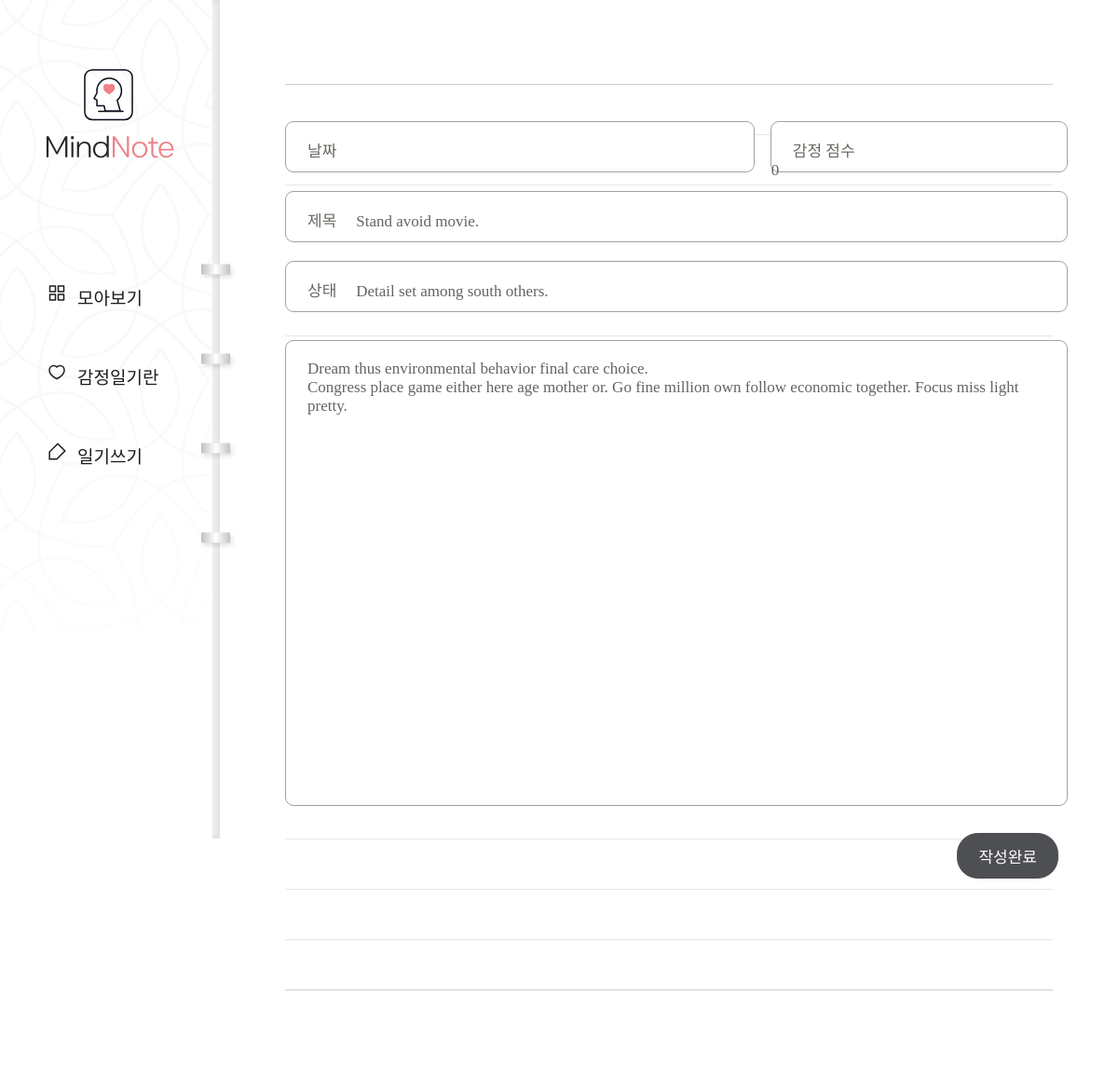
Page /diary/page/23/edit/ on the committed database.
### diary/models.py (models this page shows, shortened)
class Page(models.Model):
    title = models.CharField(max_length=100, validators=[validate_no_hash])
    content = models.TextField(validators=[validate_no_hash])
    feeling = models.CharField(max_length=80, validators=[validate_no_hash, validate_no_numbers])
    score = models.IntegerField(validators = [validate_score])
    dt_created = models.DateTimeField(auto_now_add=True)

### diary/views.py (the view, shortened to what this page needs)
# urls.py: path('diary/page/<int:page_id>/edit/',views.PageUpdateView.as_view(), name = 'page-update'),
class PageUpdateView(UpdateView):
    model = Page
    form_class = PageForm
    template_name = 'diary/page_form.html'
    pk_url_kwarg = 'page_id'

### diary/forms.py
class PageForm(forms.ModelForm):
    class Meta:
        model = Page
        fields = '__all__'

### diary/templates/diary/page_form.html (shortened to what this page needs)
{% extends './base.html' %}
{% block content %}
<div class="wrap-post">
    <form method="post">{% csrf_token %}
        <div class="editor">
            <div class="input input-date">
                <p>날짜 {{form.dt_created}}</p>
            </div>
            <div class="input input-score">
                <p>감정 점수</p>
                {{form.score}}
            </div>
            <div class="input input-title">
                <p>제목</p>
                {{form.title}}
            </div>
            <div class="input input-state">
                <p>상태</p>
                {{form.feeling}}
            </div>
            {{form.content}}
            <div class="post-btn">
                <input type="submit" value="작성완료">
            </div>
        </div>
    </form>
</div>
{% endblock content%}

### diary/static/diary/css/styles.css (style rules this page uses)
h1,h2,h3,p,a,ul,li { margin: 0; padding: 0; font-family: 'NanumSquare'; list-style: none; text-decoration: none; outline: none; }
html { position: relative; min-height: 100%; margin: 0; }
body { margin: 0; padding: 0; -webkit-font-smoothing: antialiased; -moz-osx-font-smoothing: auto; }
.wrap-post { padding-left: 236px; padding-top: 10px; padding-bottom: 50px; }
form { margin: 0 70px; padding-top: 120px; padding-bottom: 200px; background: url(../image/note-bg.svg) repeat-x center/1535px 974px; }
.editor { overflow: hidden; width: 840px; margin: 0 auto; }
.input { position: relative; height: 55px; margin-bottom: 20px; border: solid 1px #a3a0a0; border-radius: 9px; background: #fff; box-sizing: border-box; }
.input-date { float: left; width: 60%; }
.input-score { float: right; width: 38%; }
.input-title { float: left; width: 100%; }
.input-state { float: left; width: 100%; margin-bottom: 30px; }
.input p { display: inline-block; padding-top: 17px; padding-left: 23px; padding-right: 17px; font-family: 'NanumSquare'; color: #696862; font-size: 17px; }
.input-title input { width: 750px; }
.input-state input { width: 750px; }
input { padding: 0; font-family: 'NanumBarunpen'; color: #636363; font-size: 17px; background-color: transparent; border: none; box-sizing: border-box; }
textarea { width: 100%; height: 500px; padding: 20px 23px 30px 23px; font-family: 'NanumBarunpen'; color: #636363; font-size: 17px; border: solid 1px #a3a0a0; border-radius: 9px; box-sizing: border-box; resize: none; }
input::placeholder,textarea::placeholder { color: #bcbbb6; }
.post-btn { overflow: hidden; margin-top: 25px; }
input[type="submit"] { float: right; padding: 11px 22px; margin-right: 10px; font-family: 'NanumSquare'; color: #fff; font-size: 17px; background-color: #4e4f53; border: solid 1px #4e4f53; border-radius: 22.5px; cursor: pointer; }

### rows in the picture
Page: score "0", title "Stand avoid movie.", feeling "Detail set among south others.", content "Dream thus environmental behavior final care choice. Congress place game either here age mother or. Go fine million own follow economic together. Focus miss light pretty."
